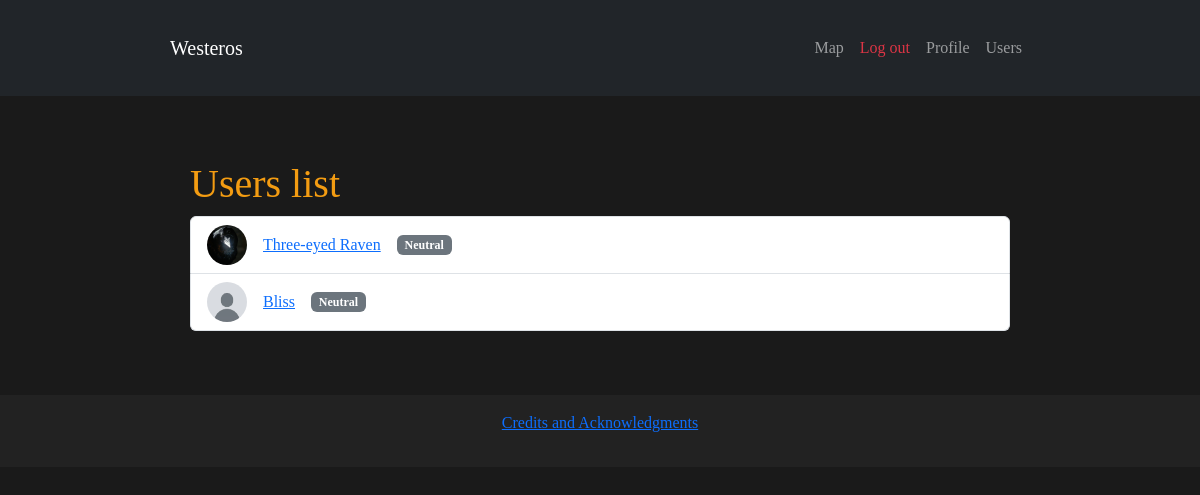
The page /users (signed in) on the database as committed earlier.
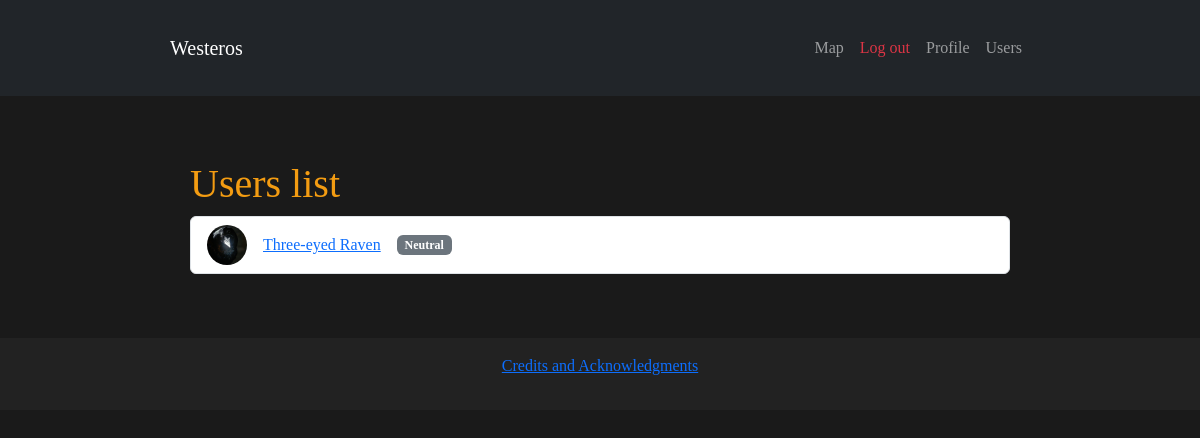
The same page on the database as committed later.
### models/models.py (models this page shows, shortened)
class User(db.Model, UserMixin):
    __tablename__ = 'users'
    id = db.Column(db.Integer, primary_key = True)
    username = db.Column(db.String(80), unique = True, nullable = False)
    email = db.Column(db.String(120), unique = True, nullable = False)
    password_hash = db.Column(db.String(256), nullable = False)
    avatar = db.Column(db.String(255), nullable = False, default = "default_avatar.png")
    status = db.Column(db.String(255), nullable = True)
    role = db.Column(db.Enum(UserRole), default = UserRole.MEMBER, nullable = False)
    house_id = db.Column(db.Integer, db.ForeignKey('houses.id'), nullable = True)
    house = db.relationship('House', back_populates="users")

### routes/user_routes.py (the view)
@user_bp.route("/users")
def all_users():
    users = User.query.all() # Getting users from database
    return render_template("users.html", users = users)

### app.py (called while the page is built)
@login_manager.user_loader
def load_user(user_id):
    return User.query.get(int(user_id))

### templates/users.html
{% extends "base.html" %}
{% block content %}
<div class="container">
    <h1>Users list</h1>
    {% if users %}
        <ul class="list-group">
            {% for user in users %}
                <li class="list-group-item d-flex align-items-center">
                    <img src="{{ url_for('static', filename='avatars/' + user.avatar) }}"
                        alt="Avatar" width="40", height="40" class="rounded-circle me-3">
                    <a href="{{ url_for('user.user_profile', username = user.username)}}" class="me-3">
                        {{ user.username }}
                    </a>
                    {% if user.house %}
                        <span class="badge bg-primary">{{ user.house.name }}</span>
                    {% else %}
                        <span class="badge bg-secondary">Neutral</span>
                    {% endif %}
                </li>
            {% endfor %}
        </ul>
    {% else %}
        <p>There's no users yet</p>
    {% endif %}
</div>
{% endblock %}

### templates/base.html (shortened to what this page needs)
<!DOCTYPE html>
<html lang="en">
<head>
    <link rel="stylesheet" href="https://cdn.jsdelivr.net/npm/bootstrap@5.3.0/dist/css/bootstrap.min.css">
    <link rel="stylesheet" href="https://cdnjs.cloudflare.com/ajax/libs/font-awesome/6.4.0/css/all.min.css">
    <link rel="stylesheet" href="{{ url_for('static', filename='css/styles.css') }}">
    <link rel="stylesheet" href="https://unpkg.com/leaflet@1.9.4/dist/leaflet.css">
</head>
<body>
    <nav class="navbar navbar-expand-lg navbar-dark bg-dark">
        <div class="container">
            <a class="navbar-brand" href="{{ url_for('main.home') }}">Westeros</a>
            <div class="collapse navbar-collapse">
                <ul class="navbar-nav ms-auto">
                    {% if current_user.is_authenticated %}
                        <li class="nav-item"><a class="nav-link" href="{{ url_for('main.map') }}">Map</a></li>
                        <li class="nav-item"><a class="nav-link text-danger" href="{{ url_for('auth.logout') }}">Log out</a></li>
                        <li class="nav-item"><a class="nav-link" href="{{ url_for('user.user_profile', username=current_user.username) }}">Profile</a></li>
                        <li class="nav-item"><a class="nav-link" href="{{ url_for('user.all_users') }}">Users</a></li>
                    {% else %}
                        <li class="nav-item"><a class="nav-link" href="{{ url_for('auth.login') }}">Log in</a></li>
                        <li class="nav-item"><a class="nav-link" href="{{ url_for('auth.register') }}">Register</a></li>
                    {% endif %}
                </ul>
            </div>
        </div>
    </nav>
    <div class="container mt-4">
        {% block content %}{% endblock %}
    </div>
    <footer class="text-center mt-4 py-3">
        <p><a href="{{ url_for('main.credits' )}}">Credits and Acknowledgments</a></p>
    </footer>
</body>
</html>

### static/css/styles.css (style rules this page uses)
body { background-color: #1a1a1a; color: #ffffff; font-family: 'Georgia', serif; margin: 0; padding: 0; }
.container { max-width: 900px; margin: auto; padding: 20px; }
h1, h2, h3 { color: #f39c12; text-decoration: none; }
footer { text-align: center; padding: 10px; margin-top: 30px; background-color: #222; color: #bbb; }

Rows that differ between the two databases and show on the page:
removed User: avatar (placeholder picture), username "Bliss"
